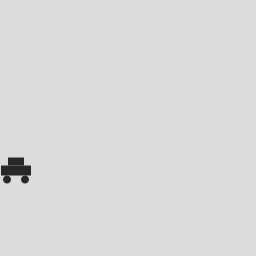
Frame 1 (no input)
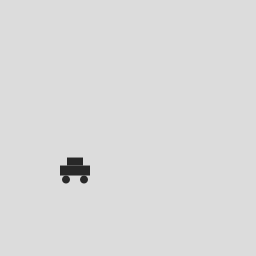
Frame 60 (the mouse pressed at the canvas centre just before this capture)
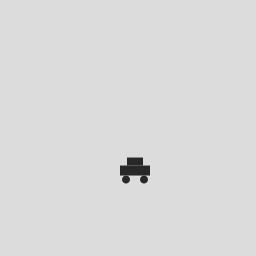
Frame 120 (the mouse held since frame 60 and released just before this capture)

The Processing sketch that drew these frames (run headless with seeded random() and noise(); from frame 60 on, the mouse is pressed at the canvas centre):

// Processing sketch: processing_18998
// ── processing_18998.pde

float posX;
float posY;
float largeur;
float hauteur;
float hauteurCabine;
float largeurCabine;
float rayon;

void setup() {
  size(256,256);
  posX = 0;
  posY = random(0,height);
  largeur = 30;
  hauteur = 10;
  hauteurCabine = 8;
  largeurCabine = 16;
  rayon = 4;
  noStroke();
  smooth();
}

void draw() {
  background(220);
  
  // Déplacement
  posX = posX + 1;
 
  if (posX > width + largeur) {
    posX = -largeur;
    posY = random(0,height);
  }
  
  // Dessiner voiture
  fill(40);
  // Carosserie
  rect(posX,posY,largeur,hauteur);
  // Cabine
  rect( posX+largeur/2-largeurCabine/2 , posY-hauteurCabine , largeurCabine , hauteurCabine );
  // Roues
  ellipseMode(RADIUS);
  ellipse( posX+rayon*1.5 , posY+hauteur+rayon , rayon , rayon );
  ellipse( posX+largeur-rayon*1.5 , posY+hauteur+rayon , rayon , rayon );
}               
